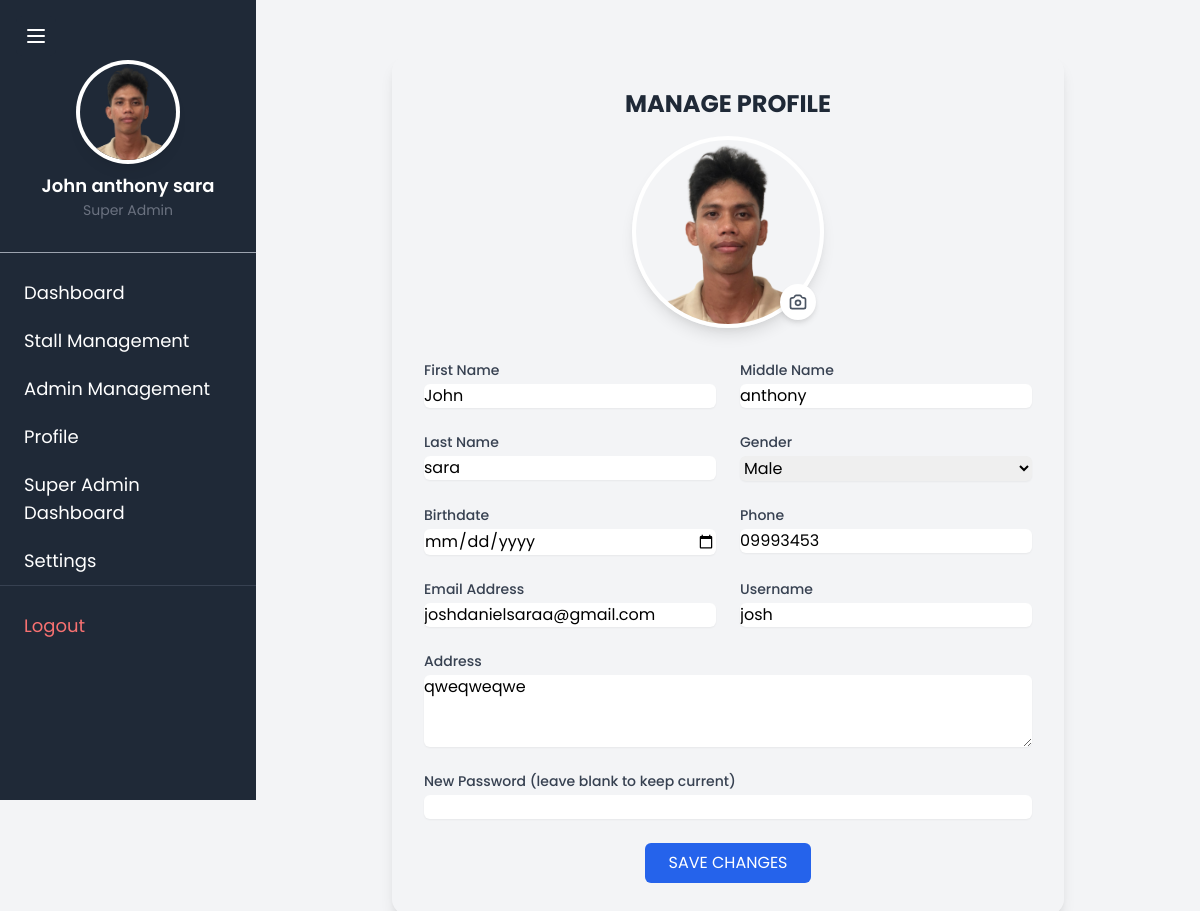
The page /super-admin/profile/ (signed in) on the database as committed earlier.
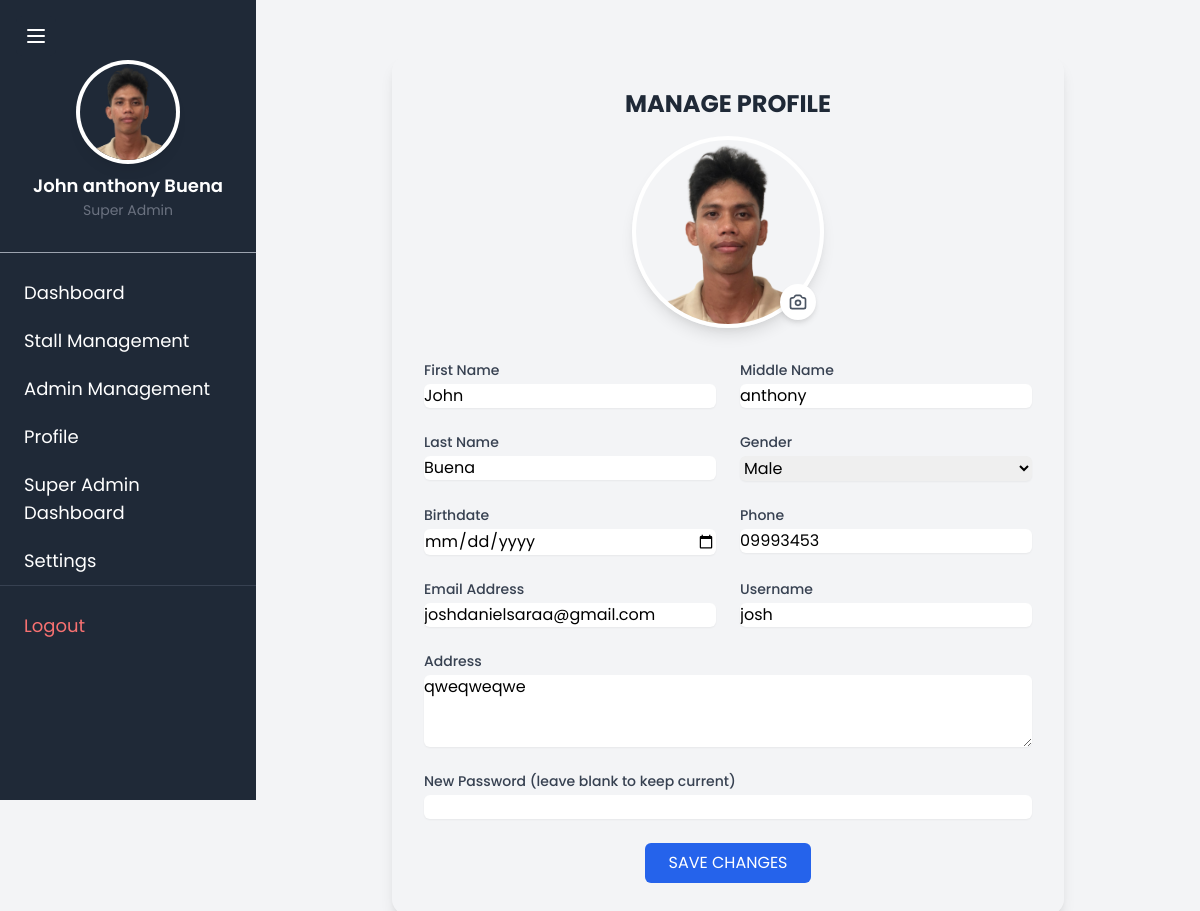
The same page on the database as committed later.
### TriadApp/models.py (models this page shows)
class CustomUser(AbstractUser):
    middle_name = models.CharField(max_length=50, blank=True, null=True)
    gender = models.CharField(max_length=10, blank=True, null=True)
    birthdate = models.DateField(null=True, blank=True)
    phone = models.CharField(max_length=15, blank=True, null=True)
    address = models.TextField(blank=True, null=True)
    profile_image = models.ImageField(upload_to='profile_images/', blank=True, null=True)
    groups = models.ManyToManyField(
        'auth.Group',
        related_name='custom_user_set',
        blank=True,
        help_text='The groups this user belongs to. A user will get all permissions granted to each of their groups.',
        verbose_name='groups',
    )
    user_permissions = models.ManyToManyField(
        'auth.Permission',
        related_name='custom_user_set',
        blank=True,
        help_text='Specific permissions for this user.',
        verbose_name='user permissions',
    )
    class Meta:
        db_table = 'custom_user'

### TriadApp/super_admin.py (the view)
# urls.py: path('super-admin/profile/', super_admin.super_admin_profile, name='super_admin_profile'),
@superuser_required
def super_admin_profile(request):
    return render(request, 'TriadApp/superadmin/super_admin_profile.html', {
        'user': request.user,
        'super_admin': request.user
    })

### TriadApp/templates/TriadApp/superadmin/super_admin_profile.html (shortened to what the changed rows need)
{% extends 'TriadApp/superadmin/super_admin.html' %}
{% block content %}
<div class="max-w-2xl mx-auto my-8">
    <div class="bg-gradient-to-b from-orange-50 to-orange-100 rounded-2xl shadow-lg p-8">
        <div class="text-center mb-8">
            <h1 class="text-2xl font-bold text-gray-800 mb-4">MANAGE PROFILE</h1>
            <div class="relative w-48 h-48 mx-auto mb-6">
                {% if user.profile_image %}
                    <img src="{{ user.profile_image.url }}"
                         alt="Profile Picture"
                         class="w-full h-full rounded-full object-cover border-4 border-white shadow-lg"
                         id="profilePreview">
                {% else %}
                    <div class="w-full h-full rounded-full bg-gray-200 border-4 border-white shadow-lg"
                         id="profilePreview"></div>
                {% endif %}
                <label for="profileImage"
                       class="absolute bottom-2 right-2 bg-white rounded-full p-2 shadow-md cursor-pointer hover:bg-gray-50">
                </label>
            </div>
        </div>
        <form method="POST" enctype="multipart/form-data" class="space-y-6" id="profileForm">
            <div class="grid grid-cols-2 gap-6">
                <div>
                    <label for="firstname" class="block text-sm font-medium text-gray-700">First Name</label>
                    <input type="text" id="firstname" name="firstname" value="{{ user.first_name }}"
                           class="mt-1 block w-full rounded-md border-gray-300 shadow-sm focus:border-blue-500 focus:ring-blue-500">
                </div>
                <div>
                    <label for="middle_name" class="block text-sm font-medium text-gray-700">Middle Name</label>
                    <input type="text" id="middle_name" name="middle_name" value="{{ user.middle_name }}"
                           class="mt-1 block w-full rounded-md border-gray-300 shadow-sm focus:border-blue-500 focus:ring-blue-500">
                </div>
                <div>
                    <label for="lastname" class="block text-sm font-medium text-gray-700">Last Name</label>
                    <input type="text" id="lastname" name="lastname" value="{{ user.last_name }}"
                           class="mt-1 block w-full rounded-md border-gray-300 shadow-sm focus:border-blue-500 focus:ring-blue-500">
                </div>
                <div>
                    <label for="gender" class="block text-sm font-medium text-gray-700">Gender</label>
                    <select id="gender" name="gender"
                            class="mt-1 block w-full rounded-md border-gray-300 shadow-sm focus:border-blue-500 focus:ring-blue-500">
                        <option value="Male" {% if user.gender == 'Male' %}selected{% endif %}>Male</option>
                    </select>
                </div>
                <div>
                    <label for="phone" class="block text-sm font-medium text-gray-700">Phone</label>
                    <input type="tel" id="phone" name="phone" value="{{ user.phone }}"
                           class="mt-1 block w-full rounded-md border-gray-300 shadow-sm focus:border-blue-500 focus:ring-blue-500">
                </div>
                <div>
                    <label for="email" class="block text-sm font-medium text-gray-700">Email Address</label>
                    <input type="email" id="email" name="email" value="{{ user.email }}"
                           class="mt-1 block w-full rounded-md border-gray-300 shadow-sm focus:border-blue-500 focus:ring-blue-500">
                </div>
                <div>
                    <label for="username" class="block text-sm font-medium text-gray-700">Username</label>
                    <input type="text" id="username" name="username" value="{{ user.username }}"
                           class="mt-1 block w-full rounded-md border-gray-300 shadow-sm focus:border-blue-500 focus:ring-blue-500">
                </div>
                <div class="col-span-2">
                    <label for="address" class="block text-sm font-medium text-gray-700">Address</label>
                    <textarea id="address" name="address" rows="3"
                              class="mt-1 block w-full rounded-md border-gray-300 shadow-sm focus:border-blue-500 focus:ring-blue-500">{{ user.address }}</textarea>
                </div>
            </div>
        </form>
    </div>
</div>
{% endblock %}

### TriadApp/templates/TriadApp/superadmin/super_admin.html (shortened to what this page needs)
<!DOCTYPE html>
<html lang="en">
<head>
    <link href="https://cdn.jsdelivr.net/npm/tailwindcss@2.2.16/dist/tailwind.min.css" rel="stylesheet">
</head>
<body class="bg-gray-100">
    <div class="flex">
        <button id="sidebarToggle" class="fixed top-4 left-4 z-50 p-2 bg-gray-800 text-white rounded-md hover:bg-gray-700">
            <svg class="w-6 h-6" fill="none" stroke="currentColor" viewBox="0 0 24 24">
                <path stroke-linecap="round" stroke-linejoin="round" stroke-width="2" d="M4 6h16M4 12h16M4 18h16" />
            </svg>
        </button>
        <div id="sidebar" class="w-64 h-screen bg-gray-800 text-white fixed sidebar">
            <div class="p-4 border-b border-gray-400 mt-10">
                <div class="flex flex-col items-center space-y-3 mb-4 mt-2">
                    {% if super_admin.profile_image %}
                        <div class="w-24 h-24 rounded-full overflow-hidden ring-4 ring-white shadow-lg">
                            <img id="profile"
                                 src="{{ super_admin.profile_image.url }}"
                                 alt="Profile Picture"
                                 class="w-full h-full object-cover">
                        </div>
                    {% endif %}
                    <div class="text-center">
                        <h2 class="text-lg font-semibold text-white-800">
                            {{ super_admin.first_name }} {{ super_admin.middle_name }} {{ super_admin.last_name }}
                        </h2>
                        <p class="text-sm text-gray-500">
                            Super Admin
                        </p>
                    </div>
                </div>
            </div>
            <nav class="mt-4">
                <ul>
                    <li>
                        <a href="{% url 'super_admin' %}" class="block py-2.5 px-6 text-lg hover:bg-gray-700">Dashboard</a>
                    </li>
                    <li>
                        <a href="{% url 'add_stall' %}" class="block py-2.5 px-6 text-lg hover:bg-gray-700">Stall Management</a>
                    </li>
                    <li>
                        <a href="{% url 'register_admin' %}" class="block py-2.5 px-6 text-lg hover:bg-gray-700">Admin Management</a>
                    </li>
                    <li>
                        <a href="{% url 'super_admin_profile' %}" class="block py-2.5 px-6 text-lg hover:bg-gray-700">Profile</a>
                    </li>
                    <li>
                        <a href="{% url 'admin:index' %}" class="block py-2.5 px-6 text-lg hover:bg-gray-700">Super Admin Dashboard</a>
                    </li>
                    <li>
                        <a href="#" class="block py-2.5 px-6 text-lg hover:bg-gray-700">Settings</a>
                    </li>
                    <li class="mt-auto border-t border-gray-700 pt-4">
                        <a href="{% url 'logout' %}"
                           class="block py-2.5 px-6 text-lg text-red-400 hover:bg-gray-700 hover:text-red-300">
                            <div class="flex items-center">
                                <span>Logout</span>
                            </div>
                        </a>
                    </li>
                </ul>
            </nav>
        </div>
        <div id="mainContent" class="flex-1 ml-64 p-6">
            {% block content %}{% endblock %}
        </div>
    </div>
</body>
</html>

Rows that differ between the two databases and show on the page:
changed CustomUser "John": last_name "sara" → "Buena"; lastname "sara" → "Buena"
